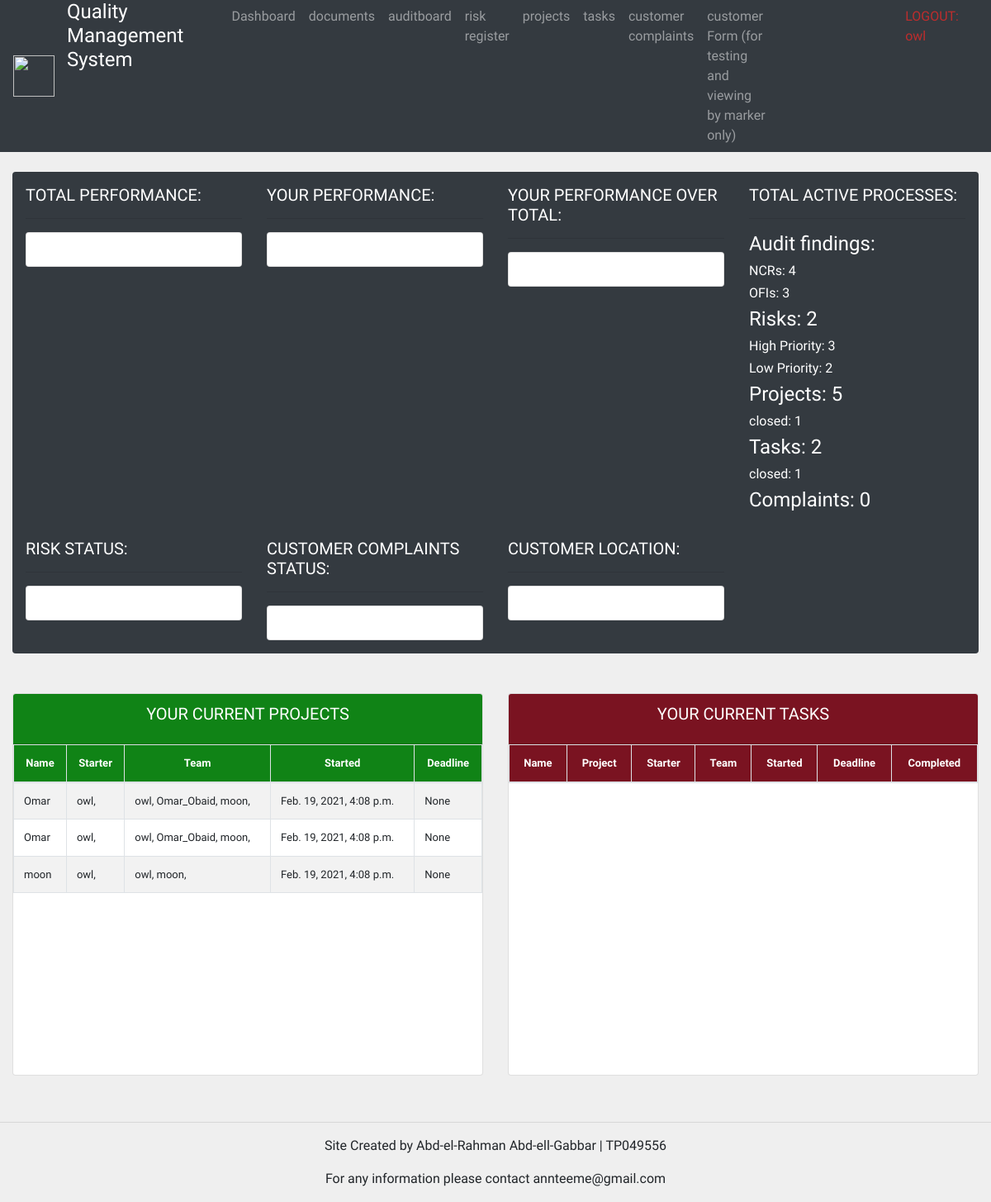
The app's page /home/ (signed in) with its own data.
### projects/models.py (models this page shows, shortened)
class Project(models.Model):
    creator = models.ForeignKey(settings.AUTH_USER_MODEL, on_delete=models.NOT_PROVIDED)
    name = models.CharField(max_length=250, null=False)
    sponsors = models.CharField(max_length=250, blank=True, null=True)
    scope = models.TextField(blank=True, null=True)
    description = models.TextField(null=False)
    businessCase = models.TextField(blank=True, null=True)
    budget = models.DecimalField(decimal_places=2, max_digits=10, blank=True, null=True)
    deadline = models.DateTimeField(null=True, blank=True)
    finished = models.BooleanField(default=False)
    team = models.ManyToManyField(User, related_name='pTeam')
    dateCreated = models.DateTimeField(auto_now_add=True)
    dateUpdated = models.DateTimeField(auto_now_add=True)
    dateFinished = models.DateTimeField(null=True, blank=True)

### acc/decorators.py (the view)
    def wrapper_func(request, *args, **kwargs):
        group = None
        if request.user.groups.exists():
            group =  request.user.groups.all()[0].name
        if group == 'Employee':
            return redirect ('user')
        else:
            return view_func(request, *args, **kwargs)

### acc/templates/dashboard.html (shortened to what this page needs)
{%  extends 'Base.html' %}
{% block content %}
<br>
<div class="container-md rounded p-3 bg-dark text-white">
	<div class="row">
		<div class="col-sm-3">
			<h5>TOTAL PERFORMANCE:</h5>
			<hr>
			<div class="card card-body">
			</div>
		</div>
		<div class="col-sm-3">
			<h5>YOUR PERFORMANCE:</h5>
			<hr>
			<div class="card card-body">
			</div>
		</div>
		<div class="col-sm-3">
			<h5>YOUR PERFORMANCE OVER TOTAL:</h5>
			<hr>
			<div class="card card-body">
			</div>
		</div>
		<div class="col-sm-3">
			<h5>TOTAL ACTIVE PROCESSES:</h5>
			<hr>
			<h4>Audit findings: </h4><h6>NCRs: {{reportsNCR}}</h6><h6>OFIs: {{reportsOFI}}</h6>
			<h4>Risks: {{risksT}}</h4><h6>High Priority: {{risksH}}</h6><h6>Low Priority: {{risksL}}</h6>
			<h4>Projects: {{pobjsF}}</h4><h6>closed: {{pobjsT}}</h6>
			<h4>Tasks: {{tasksF}}</h4><h6>closed: {{tasksT}}</h6>
			<h4>Complaints: {{custsT}}</h4>
		</div>
	</div>
	<br>
	<div class="row">
		<div class="col-sm-3">
			<h5>RISK STATUS:</h5>
			<hr>
			<div class="card card-body">
			</div>
		</div>
		<div class="col-sm-3">
			<h5>CUSTOMER COMPLAINTS STATUS:</h5>
			<hr>
			<div class="card card-body">
			</div>
		</div>
		<div class="col-sm-3">
			<h5>CUSTOMER LOCATION:</h5>
			<hr>
			<div class="card card-body">
			</div>
		</div>
	</div>
</div>
<br>
<br>
<div class="row">
	<div class="col md-6">
		<div class="card text-center mb-3">
			<div class="card-header"  id="table-title1">
				<h5 class="card-title"> YOUR CURRENT PROJECTS</h5>
			</div>
			<div id="table-short">
				<table class="table table-striped table-bordered projects" style="width: 100%">
					<thead>
						<tr id="table-title1">
							<th>Name</th>
							<th>Starter</th>
							<th>Team</th>
							<th>Started</th>
							<th>Deadline</th>
						</tr>
					</thead>
					<tbody id="table-font" >
					{% for p in pobjs %}
						{% if p.finished == False %}
							{% for team in p.team.all %}
								{% if team == request.user or creator == request.user %}
									<tr >
									<td>{{p.name}}</td>
									<td>{{p.creator}}, </td>
									<td>
									{% for team in p.team.all %}
										{{team}},
									{% endfor %}
									</td>
									<td>{{p.dateCreated}}</td>
									<td>{{p.deadline}}</td>
								{% endif %}
							{% endfor %}
						{% endif %}
					{% endfor %}
					</tbody>
				</table>
			</div>
		</div>
	</div>
	<div class="col md-6">
		<div class="card text-center mb-3">
			<div class="card-header"  id="table-title2">
				<h5 class="card-title"> YOUR CURRENT TASKS</h5>
			</div>
			<div id="table-short">
				<table class="table table-striped table-bordered projects" style="width: 100%">
					<thead>
						<tr id="table-title2">
							<th>Name</th>
							<th>Project</th>
							<th>Starter</th>
							<th>Team</th>
							<th>Started</th>
							<th>Deadline</th>
							<th>Completed</th>
						</tr>
					</thead>
				</table>
			</div>
		</div>
	</div>
</div>
<br>
{% endblock %}

### templates/navbar.html (shortened to what this page needs)
{% load static %}
<nav class="navbar navbar-expand-lg navbar-dark bg-dark sticky-top py-0">
    <img src="{% static 'images/logo.png' %}" width="50" height="50" alt="">
    <div class="container-fluid">
      <div class="collapse navbar-collapse" id="navbarNav">
        <ul class="navbar-nav">
          <li style="margin-right: 50px; color: white !important;" class="nav-item">
            <h4 aria-current="page">Quality Management System</a>
          </li>
          {% if request.user.is_staff or request.user.is_staff %}
          <li class="nav-item">
            <a class="nav-link" aria-current="page" href="{% url 'home' %}">Dashboard</a>
          </li>
          <li class="nav-item">
            <a class="nav-link" href="{% url 'docboard' %}">documents</a>
          </li>
          <li class="nav-item">
            <a class="nav-link" href="{% url 'auditboard' %}">auditboard</a>
          </li>
          <li class="nav-item">
            <a class="nav-link" href="{% url 'risk' %}">risk register</a>
          </li>
          {% endif %}
          <li class="nav-item">
            <a class="nav-link" href="{% url 'projectCreate' %}">projects</a>
          </li>
          <li class="nav-item">
            <a class="nav-link" href="{% url 'taskCreate' %}">tasks</a>
          </li>
          <li class="nav-item">
            <a class="nav-link" href="{% url 'customerComplaints' %}">customer complaints</a>
          </li>
          <li class="nav-item">
            <a class="nav-link" href="{% url 'cust_form' %}">customer Form (for testing and viewing by marker only)</a>
          </li>
          <li  class="nav-item">
            <a style="margin-left: 150px; color: rgb(189, 45, 45) !important;" class="nav-link" href="{% url 'logout'%}">LOGOUT: {{request.user}}</a>
          </li>
        </ul>
      </div>
    </div>
  </nav>

### static/css/main.css (style rules this page uses)
body { background-color: #efefef; }

### templates/Base.html (style rules this page uses)
body { font-family: 'Quicksand', sans-serif !important; }

### acc/templates/dashboard.html (style rules this page uses)
#table-title1 { background-color: #108316; color: white; font-size:13px; text-align: center; }
#table-title2 { background-color: #7a1321; color: white; font-size:13px; text-align: center; }
#table-short { height: 400px; overflow-y: auto; }
#table-font { font-size:13px; text-align: left; }

### records on screen
Project: name "Omar", creator "owl", dateCreated "Feb. 19, 2021, 4:08 p.m.", deadline "None"
Project: name "Omar", creator "owl", dateCreated "Feb. 19, 2021, 4:08 p.m.", deadline "None"
Project: name "moon", creator "owl", dateCreated "Feb. 19, 2021, 4:08 p.m.", deadline "None"

### other values on screen
{{ request.user }} "owl"
{{ reportsNCR }} "4"
{{ reportsOFI }} "3"
{{ risksT }} "2"
{{ risksH }} "3"
{{ risksL }} "2"
{{ pobjsF }} "5"
{{ pobjsT }} "1"
{{ tasksF }} "2"
{{ tasksT }} "1"
{{ custsT }} "0"
{{ team }} "owl"
{{ team }} "Omar_Obaid"
{{ team }} "moon"
